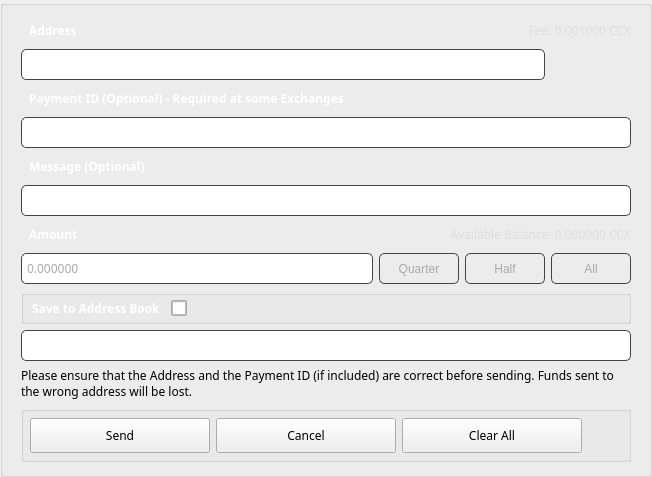
       <widget class="QGroupBox" name="sendBox">
        <property name="styleSheet">
         <string notr="true"/>
        </property>
        <property name="title">
         <string/>
        </property>
        <layout class="QGridLayout" name="gridLayout_12">
         <property name="leftMargin">
          <number>18</number>
         </property>
         <property name="topMargin">
          <number>12</number>
         </property>
         <property name="rightMargin">
          <number>18</number>
         </property>
         <property name="bottomMargin">
          <number>12</number>
         </property>
         <property name="spacing">
          <number>6</number>
         </property>
         <item row="2" column="0" colspan="4">
          <widget class="QLabel" name="pidLabel">
           <property name="minimumSize">
            <size>
             <width>0</width>
             <height>25</height>
            </size>
           </property>
           <property name="font">
            <font>
             <family>Poppins</family>
             <weight>75</weight>
             <bold>true</bold>
            </font>
           </property>
           <property name="styleSheet">
            <string notr="true">color: #fff;   font-weight: bold;
border: none;
padding-left: 5px</string>
           </property>
           <property name="text">
            <string>Payment ID (Optional) - Required at some Exchanges</string>
           </property>
          </widget>
         </item>
         <item row="6" column="0" colspan="3">
          <widget class="QLabel" name="amountLabel">
           <property name="minimumSize">
            <size>
             <width>0</width>
             <height>25</height>
            </size>
           </property>
           <property name="font">
            <font>
             <family>Poppins</family>
             <weight>75</weight>
             <bold>true</bold>
            </font>
           </property>
           <property name="styleSheet">
            <string notr="true">color: #fff;   font-weight: bold;
border: none;
padding-left: 5px</string>
           </property>
           <property name="text">
            <string>Amount</string>
           </property>
          </widget>
         </item>
         <item row="3" column="0" colspan="8">
          <widget class="QLineEdit" name="m_paymentIdEdit">
           <property name="minimumSize">
            <size>
             <width>0</width>
             <height>31</height>
            </size>
           </property>
           <property name="font">
            <font>
             <family>Poppins</family>
            </font>
           </property>
           <property name="styleSheet">
            <string notr="true">padding: 3px; border: 1px solid #444; border-radius: 5px;   color: #aaa;</string>
           </property>
           <property name="text">
            <string/>
           </property>
          </widget>
         </item>
         <item row="8" column="0" colspan="8">
          <widget class="QGroupBox" name="horizontalGroupBox_1">
           <property name="sizePolicy">
            <sizepolicy hsizetype="Expanding" vsizetype="Preferred">
             <horstretch>0</horstretch>
             <verstretch>0</verstretch>
            </sizepolicy>
           </property>
           <layout class="QHBoxLayout" name="horizontalLayout_5">
            <property name="spacing">
             <number>6</number>
            </property>
            <property name="leftMargin">
             <number>0</number>
            </property>
            <property name="topMargin">
             <number>0</number>
            </property>
            <property name="rightMargin">
             <number>0</number>
            </property>
            <property name="bottomMargin">
             <number>0</number>
            </property>
            <item>
             <widget class="QLabel" name="labelLabel">
              <property name="minimumSize">
               <size>
                <width>0</width>
                <height>25</height>
               </size>
              </property>
              <property name="font">
               <font>
                <family>Poppins</family>
                <weight>75</weight>
                <bold>true</bold>
               </font>
              </property>
              <property name="styleSheet">
               <string notr="true">color: #fff;   font-weight: bold;
border: none;
padding-left: 5px</string>
              </property>
              <property name="text">
               <string>Save to Address Book</string>
              </property>
              <property name="alignment">
               <set>Qt::AlignLeading|Qt::AlignLeft|Qt::AlignVCenter</set>
              </property>
             </widget>
            </item>
            <item>
             <widget class="QCheckBox" name="m_saveAddress">
              <property name="sizePolicy">
               <sizepolicy hsizetype="Preferred" vsizetype="Preferred">
                <horstretch>0</horstretch>
                <verstretch>0</verstretch>
               </sizepolicy>
              </property>
              <property name="minimumSize">
               <size>
                <width>16</width>
                <height>16</height>
               </size>
              </property>
              <property name="maximumSize">
               <size>
                <width>16</width>
                <height>16</height>
               </size>
              </property>
              <property name="sizeIncrement">
               <size>
                <width>0</width>
                <height>0</height>
               </size>
              </property>
              <property name="styleSheet">
               <string notr="true">border: 1px solid #aaa;
color: white;
border-radius: 2px;</string>
              </property>
              <property name="text">
               <string/>
              </property>
             </widget>
            </item>
            <item>
             <spacer name="horizontalSpacer_10">
              <property name="orientation">
               <enum>Qt::Horizontal</enum>
              </property>
              <property name="sizeHint" stdset="0">
               <size>
                <width>40</width>
                <height>20</height>
               </size>
              </property>
             </spacer>
            </item>
           </layout>
          </widget>
         </item>
         <item row="7" column="0" colspan="5">
          <widget class="QLineEdit" name="m_amountEdit">
           <property name="minimumSize">
            <size>
             <width>74</width>
             <height>31</height>
            </size>
           </property>
           <property name="maximumSize">
            <size>
             <width>16777215</width>
             <height>16777215</height>
            </size>
           </property>
           <property name="font">
            <font>
             <family>Poppins</family>
            </font>
           </property>
           <property name="styleSheet">
            <string notr="true">padding: 3px; border: 1px solid #444; border-radius: 5px;   color: #aaa;</string>
           </property>
           <property name="text">
            <string notr="true">0.000000</string>
           </property>
          </widget>
         </item>
         <item row="7" column="5">
          <widget class="QPushButton" name="m_percent25">
           <property name="minimumSize">
            <size>
             <width>80</width>
             <height>31</height>
            </size>
           </property>
           <property name="maximumSize">
            <size>
             <width>80</width>
             <height>16777215</height>
            </size>
           </property>
           <property name="styleSheet">
            <string notr="true">QPushButton#m_percent25{ padding: 3px; border: 1px solid #444; border-radius: 5px;   color: #aaa; }
                                                    QPushButton#m_percent25:hover{ color: white;}
                                                </string>
           </property>
           <property name="text">
            <string>Quarter</string>
           </property>
          </widget>
         </item>
         <item row="7" column="6">
          <widget class="QPushButton" name="m_percent50">
           <property name="minimumSize">
            <size>
             <width>80</width>
             <height>31</height>
            </size>
           </property>
           <property name="maximumSize">
            <size>
             <width>80</width>
             <height>16777215</height>
            </size>
           </property>
           <property name="styleSheet">
            <string notr="true">QPushButton#m_percent50{ padding: 3px; border: 1px solid #444; border-radius: 5px;   color: #aaa;}
                                                    QPushButton#m_percent50:hover{ color: white;}
                                                </string>
           </property>
           <property name="text">
            <string>Half</string>
           </property>
          </widget>
         </item>
         <item row="0" column="0">
          <widget class="QLabel" name="adressLabel">
           <property name="minimumSize">
            <size>
             <width>0</width>
             <height>25</height>
            </size>
           </property>
           <property name="font">
            <font>
             <family>Poppins</family>
             <weight>75</weight>
             <bold>true</bold>
            </font>
           </property>
           <property name="styleSheet">
            <string notr="true">color: #fff;   font-weight: bold;
border: none;
padding-left: 5px</string>
           </property>
           <property name="text">
            <string>Address</string>
           </property>
          </widget>
         </item>
         <item row="9" column="0" colspan="8">
          <widget class="QLineEdit" name="m_addressLabel">
           <property name="minimumSize">
            <size>
             <width>100</width>
             <height>31</height>
            </size>
           </property>
           <property name="maximumSize">
            <size>
             <width>16777215</width>
             <height>16777215</height>
            </size>
           </property>
           <property name="font">
            <font>
             <family>Poppins</family>
            </font>
           </property>
           <property name="styleSheet">
            <string notr="true">padding: 3px; border: 1px solid #444; border-radius: 5px;   color: #aaa;</string>
           </property>
           <property name="text">
            <string/>
           </property>
          </widget>
         </item>
         <item row="10" column="0" colspan="8">
          <widget class="QLabel" name="sendFundsWarningLabel">
           <property name="sizePolicy">
            <sizepolicy hsizetype="Preferred" vsizetype="Expanding">
             <horstretch>0</horstretch>
             <verstretch>0</verstretch>
            </sizepolicy>
           </property>
           <property name="font">
            <font>
             <family>Poppins</family>
            </font>
           </property>
           <property name="styleSheet">
            <string notr="true">border: none;</string>
           </property>
           <property name="text">
            <string>Please ensure that the Address and the Payment ID (if included) are correct before sending. Funds sent to the wrong address will be lost.</string>
           </property>
           <property name="alignment">
            <set>Qt::AlignLeading|Qt::AlignLeft|Qt::AlignTop</set>
           </property>
           <property name="wordWrap">
            <bool>true</bool>
           </property>
          </widget>
         </item>
         <item row="1" column="7">
          <widget class="QPushButton" name="m_addressBookButton">
           <property name="minimumSize">
            <size>
             <width>25</width>
             <height>25</height>
            </size>
           </property>
           <property name="maximumSize">
            <size>
             <width>80</width>
             <height>25</height>
            </size>
           </property>
           <property name="font">
            <font>
             <family>Poppins</family>
            </font>
           </property>
           <property name="styleSheet">
            <string notr="true">border: none;</string>
           </property>
           <property name="text">
            <string/>
           </property>
           <property name="icon">
            <iconset resource="../../resources.qrc">
             <normaloff>:/icons/address-book</normaloff>:/icons/address-book</iconset>
           </property>
          </widget>
         </item>
         <item row="7" column="7">
          <widget class="QPushButton" name="m_percent100">
           <property name="minimumSize">
            <size>
             <width>80</width>
             <height>31</height>
            </size>
           </property>
           <property name="maximumSize">
            <size>
             <width>80</width>
             <height>16777215</height>
            </size>
           </property>
           <property name="styleSheet">
            <string notr="true">QPushButton#m_percent100{ padding: 3px; border: 1px solid #444; border-radius: 5px;   color: #aaa;}
                                                    QPushButton#m_percent100:hover{ color: white;}
                                                </string>
           </property>
           <property name="text">
            <string>All</string>
           </property>
          </widget>
         </item>
         <item row="5" column="0" colspan="8">
          <widget class="QLineEdit" name="m_messageEdit">
           <property name="minimumSize">
            <size>
             <width>360</width>
             <height>31</height>
            </size>
           </property>
           <property name="maximumSize">
            <size>
             <width>16777215</width>
             <height>16777215</height>
            </size>
           </property>
           <property name="font">
            <font>
             <family>Poppins</family>
            </font>
           </property>
           <property name="styleSheet">
            <string notr="true">padding: 3px; border: 1px solid #444; border-radius: 5px;   color: #aaa;</string>
           </property>
           <property name="text">
            <string/>
           </property>
          </widget>
         </item>
         <item row="4" column="0" colspan="3">
          <widget class="QLabel" name="amountLabel_2">
           <property name="minimumSize">
            <size>
             <width>0</width>
             <height>25</height>
            </size>
           </property>
           <property name="font">
            <font>
             <family>Poppins</family>
             <weight>75</weight>
             <bold>true</bold>
            </font>
           </property>
           <property name="styleSheet">
            <string notr="true">color: #fff;   font-weight: bold;
border: none;
padding-left: 5px</string>
           </property>
           <property name="text">
            <string>Message (Optional)</string>
           </property>
          </widget>
         </item>
         <item row="13" column="0" colspan="8">
          <widget class="QGroupBox" name="horizontalGroupBox_sendFundsButtons">
           <layout class="QHBoxLayout" name="horizontalLayout">
            <property name="spacing">
             <number>6</number>
            </property>
            <property name="leftMargin">
             <number>6</number>
            </property>
            <property name="topMargin">
             <number>6</number>
            </property>
            <property name="rightMargin">
             <number>6</number>
            </property>
            <property name="bottomMargin">
             <number>6</number>
            </property>
            <item>
             <widget class="QPushButton" name="b1_sendFundsButton">
              <property name="sizePolicy">
               <sizepolicy hsizetype="Minimum" vsizetype="Fixed">
                <horstretch>0</horstretch>
                <verstretch>0</verstretch>
               </sizepolicy>
              </property>
              <property name="minimumSize">
               <size>
                <width>180</width>
                <height>35</height>
               </size>
              </property>
              <property name="maximumSize">
               <size>
                <width>180</width>
                <height>35</height>
               </size>
              </property>
              <property name="font">
               <font>
                <family>Poppins</family>
               </font>
              </property>
              <property name="styleSheet">
               <string notr="true">/* This button style is handled automatically by OverviewFrame:setStyles() (in OverviewFrame.cpp) */</string>
              </property>
              <property name="text">
               <string>Send</string>
              </property>
             </widget>
            </item>
            <item>
             <widget class="QPushButton" name="b1_cancelButton">
              <property name="minimumSize">
               <size>
                <width>180</width>
                <height>35</height>
               </size>
              </property>
              <property name="maximumSize">
               <size>
                <width>180</width>
                <height>35</height>
               </size>
              </property>
              <property name="font">
               <font>
                <family>Poppins</family>
               </font>
              </property>
              <property name="styleSheet">
               <string notr="true">/* This button style is handled automatically by OverviewFrame:setStyles() (in OverviewFrame.cpp) */</string>
              </property>
              <property name="text">
               <string>Cancel</string>
              </property>
             </widget>
            </item>
            <item>
             <widget class="QPushButton" name="b1_clearAllButton">
              <property name="minimumSize">
               <size>
                <width>180</width>
                <height>35</height>
               </size>
              </property>
              <property name="maximumSize">
               <size>
                <width>180</width>
                <height>35</height>
               </size>
              </property>
              <property name="font">
               <font>
                <family>Poppins</family>
               </font>
              </property>
              <property name="cursor">
               <cursorShape>ArrowCursor</cursorShape>
              </property>
              <property name="styleSheet">
               <string notr="true">/* This button style is handled automatically by OverviewFrame:setStyles() (in OverviewFrame.cpp) */</string>
              </property>
              <property name="text">
               <string>Clear All</string>
              </property>
             </widget>
            </item>
            <item>
             <spacer name="horizontalSpacer_6">
              <property name="orientation">
               <enum>Qt::Horizontal</enum>
              </property>
              <property name="sizeHint" stdset="0">
               <size>
                <width>40</width>
                <height>20</height>
               </size>
              </property>
             </spacer>
            </item>
           </layout>
          </widget>
         </item>
         <item row="1" column="0" colspan="7">
          <widget class="QLineEdit" name="m_addressEdit">
           <property name="minimumSize">
            <size>
             <width>0</width>
             <height>31</height>
            </size>
           </property>
           <property name="font">
            <font>
             <family>Poppins</family>
            </font>
           </property>
           <property name="styleSheet">
            <string notr="true">padding: 3px; border: 1px solid #444; border-radius: 5px;   color: #aaa;</string>
           </property>
           <property name="text">
            <string/>
           </property>
          </widget>
         </item>
         <item row="0" column="4" colspan="4">
          <widget class="QLabel" name="m_sendFee">
           <property name="minimumSize">
            <size>
             <width>100</width>
             <height>25</height>
            </size>
           </property>
           <property name="maximumSize">
            <size>
             <width>16777215</width>
             <height>16777215</height>
            </size>
           </property>
           <property name="font">
            <font>
             <family>Poppins</family>
            </font>
           </property>
           <property name="styleSheet">
            <string notr="true">color: #ddd;  
border: none;</string>
           </property>
           <property name="text">
            <string notr="true">Fee: 0.001000 CCX</string>
           </property>
           <property name="alignment">
            <set>Qt::AlignLeading|Qt::AlignLeft|Qt::AlignRight|Qt::AlignTrailing|Qt::AlignVCenter</set>
           </property>
          </widget>
         </item>
         <item row="6" column="4" colspan="4">
          <widget class="QLabel" name="m_balanceLabel">
           <property name="minimumSize">
            <size>
             <width>100</width>
             <height>25</height>
            </size>
           </property>
           <property name="maximumSize">
            <size>
             <width>16777215</width>
             <height>16777215</height>
            </size>
           </property>
           <property name="font">
            <font>
             <family>Poppins</family>
            </font>
           </property>
           <property name="styleSheet">
            <string notr="true">color: #ddd;  
border: none;</string>
           </property>
           <property name="text">
            <string notr="true">Available Balance: 0.000000 CCX</string>
           </property>
           <property name="alignment">
            <set>Qt::AlignRight|Qt::AlignTrailing|Qt::AlignVCenter</set>
           </property>
          </widget>
         </item>
        </layout>
       </widget>
